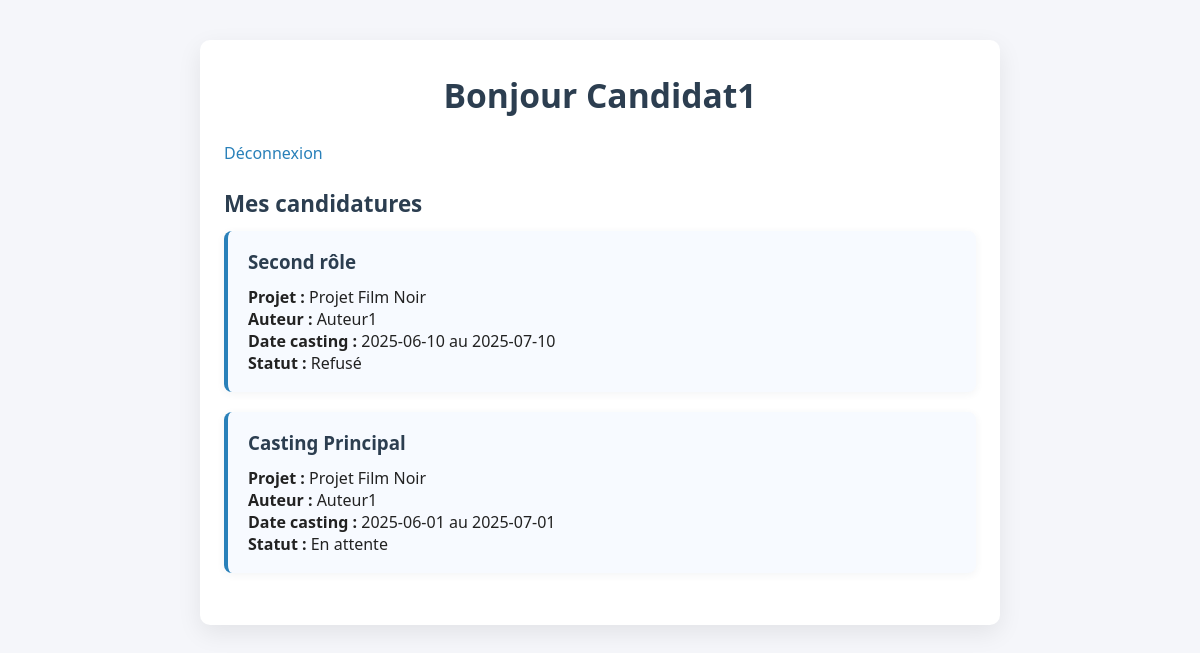
Screenshot of /php/user_dashboard.php (signed in) with the database file from the repository.
### tables this page shows
CREATE TABLE `applications` (
                                `id` int NOT NULL AUTO_INCREMENT,
                                `casting_id` int NOT NULL,
                                `user_id` int NOT NULL,
                                `status` enum('en_attente','accepte','refuse') NOT NULL DEFAULT 'en_attente',
                                `applied_at` timestamp NULL DEFAULT CURRENT_TIMESTAMP,
                                PRIMARY KEY (`id`),
                                UNIQUE KEY `unique_application` (`casting_id`,`user_id`),
                                KEY `user_id` (`user_id`),
                                CONSTRAINT fk_applications_casting FOREIGN KEY (`casting_id`) REFERENCES `castings`(`id`),
                                CONSTRAINT fk_applications_user FOREIGN KEY (`user_id`) REFERENCES `users`(`id`)
);

CREATE TABLE `castings` (
                            `id` int NOT NULL AUTO_INCREMENT,
                            `projet_id` int NOT NULL,
                            `user_id` int NOT NULL,
                            `titre` varchar(255) NOT NULL,
                            `description` text NOT NULL,
                            `date_debut` date NOT NULL,
                            `date_fin` date NOT NULL,
                            PRIMARY KEY (`id`),
                            KEY `projet_id` (`projet_id`),
                            KEY `user_id` (`user_id`),
                            CONSTRAINT fk_castings_project FOREIGN KEY (`projet_id`) REFERENCES `projects`(`id`),
                            CONSTRAINT fk_castings_user FOREIGN KEY (`user_id`) REFERENCES `users`(`id`)
);

CREATE TABLE `projects` (
                            `id` int NOT NULL AUTO_INCREMENT,
                            `user_id` int NOT NULL,
                            `title` varchar(255) NOT NULL,
                            `description` text,
                            `created_at` timestamp NULL DEFAULT CURRENT_TIMESTAMP,
                            PRIMARY KEY (`id`),
                            KEY `user_id` (`user_id`),
                            CONSTRAINT fk_projects_user FOREIGN KEY (`user_id`) REFERENCES `users`(`id`)
);

CREATE TABLE `users` (
                         `id` int NOT NULL AUTO_INCREMENT,
                         `username` varchar(100) NOT NULL,
                         `email` varchar(191) NOT NULL,
                         `password_hash` varchar(255) NOT NULL,
                         `role` enum('candidat','auteur') NOT NULL,
                         PRIMARY KEY (`id`),
                         UNIQUE KEY `email` (`email`)
);

### php/user_dashboard.php (called while the page is built, shortened)
<?php
require 'db.php';
$user_id = $_SESSION['user_id'];
$stmt = $pdo->prepare("
    SELECT a.status, c.*, p.title AS project_title, u.username AS auteur
    FROM applications a
    JOIN castings c ON a.casting_id = c.id
    JOIN projects p ON c.projet_id = p.id
    JOIN users u ON p.user_id = u.id
    WHERE a.user_id = ?
    ORDER BY c.date_debut DESC
");
$stmt->execute([$user_id]);
$applications = $stmt->fetchAll();
include '../views/user_dashboard.php';
?>

### views/user_dashboard.php (the view, shortened to what this page needs)
<!DOCTYPE html>
<html lang="fr">
<head>
    <link rel="stylesheet" href="../css/style.css" />
</head>
<body>
<div class="container">
    <h1>Bonjour <?= htmlspecialchars($_SESSION['username']) ?></h1>
    <a href="../php/logout.php">Déconnexion</a>
    <h2>Mes candidatures</h2>
    <?php if (empty($applications)): ?>
        <p>Vous n'avez pas encore postulé pour un casting.</p>
        <a href="../php/castings_list.php">Voir les castings disponibles</a>
    <?php else: ?>
        <?php foreach ($applications as $app): ?>
            <div class="card">
                <h3><?= htmlspecialchars($app['titre']) ?></h3>
                <p><strong>Projet :</strong> <?= htmlspecialchars($app['project_title']) ?></p>
                <p><strong>Auteur :</strong> <?= htmlspecialchars($app['auteur']) ?></p>
                <p><strong>Date casting :</strong> <?= htmlspecialchars($app['date_debut']) ?> au <?= htmlspecialchars($app['date_fin']) ?></p>
                <p><strong>Statut :</strong>
                    <?php
                    switch ($app['status']) {
                        case 'en_attente': echo 'En attente'; break;
                        case 'refuse': echo 'Refusé'; break;
                    }
                    ?>
                </p>
            </div>
        <?php endforeach; ?>
    <?php endif; ?>
</div>
</body>
</html>

### css/style.css (style rules this page uses)
* { box-sizing: border-box; margin: 0; padding: 0; }
body { font-family: 'Segoe UI', Arial, sans-serif; background: #f5f6fa; color: #222; min-height: 100vh; }
.container { max-width: 800px; margin: 40px auto 40px auto; background: #fff; border-radius: 10px; box-shadow: 0 8px 24px rgba(0,0,0,0.08); padding: 32px 24px 32px 24px; }
h1, h2, h3 { color: #2c3e50; margin-bottom: 12px; }
h1 { font-size: 2.1em; margin-bottom: 24px; text-align: center; }
h2 { font-size: 1.4em; margin-top: 24px; margin-bottom: 12px; }
a { color: #2980b9; text-decoration: none; transition: color 0.2s; }
.card { background: #f7faff; border-radius: 8px; box-shadow: 0 2px 8px rgba(44,62,80,0.06); padding: 18px 20px; margin-bottom: 20px; border-left: 4px solid #2980b9; }

### rows the page displays
applications: casting.titre "Second rôle", projects.title "Projet Film Noir", users.username "Auteur1", casting.date_debut "2025-06-10", casting.date_fin "2025-07-10", status "Refusé"
applications: casting.titre "Casting Principal", projects.title "Projet Film Noir", users.username "Auteur1", casting.date_debut "2025-06-01", casting.date_fin "2025-07-01", status "En attente"

### other values shown
$_SESSION['username'] "Candidat1"
